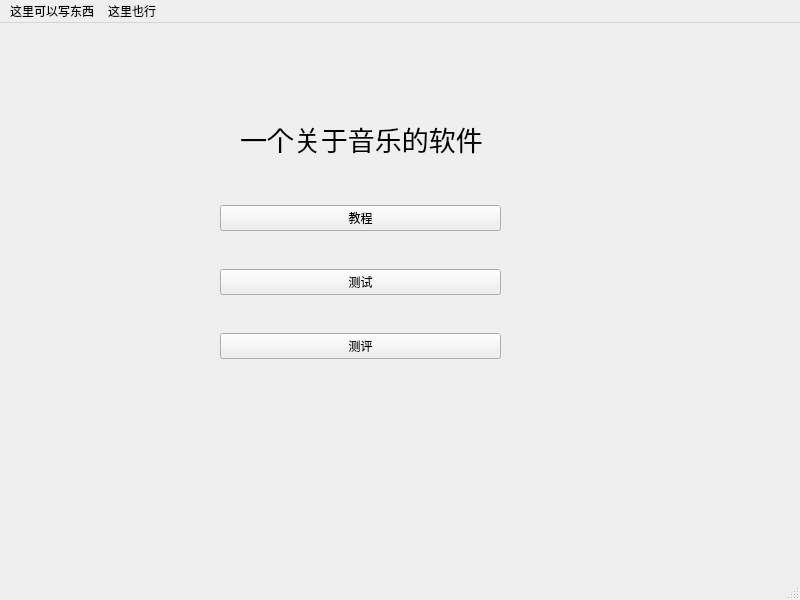
<?xml version="1.0" encoding="UTF-8"?>
<ui version="4.0">
 <class>MainMenu</class>
 <widget class="QMainWindow" name="MainMenu">
  <property name="geometry">
   <rect>
    <x>0</x>
    <y>0</y>
    <width>800</width>
    <height>600</height>
   </rect>
  </property>
  <property name="font">
   <font>
    <fontweight>Light</fontweight>
   </font>
  </property>
  <property name="windowTitle">
   <string>MainMenu</string>
  </property>
  <widget class="QWidget" name="centralwidget">
   <widget class="QLabel" name="main_title">
    <property name="geometry">
     <rect>
      <x>240</x>
      <y>80</y>
      <width>281</width>
      <height>71</height>
     </rect>
    </property>
    <property name="font">
     <font>
      <pointsize>20</pointsize>
      <italic>false</italic>
      <fontweight>ExtraBold</fontweight>
     </font>
    </property>
    <property name="text">
     <string>一个关于音乐的软件</string>
    </property>
    <property name="textFormat">
     <enum>Qt::AutoText</enum>
    </property>
   </widget>
   <widget class="QWidget" name="verticalLayoutWidget">
    <property name="geometry">
     <rect>
      <x>220</x>
      <y>150</y>
      <width>281</width>
      <height>221</height>
     </rect>
    </property>
    <layout class="QVBoxLayout" name="verticalLayout">
     <property name="sizeConstraint">
      <enum>QLayout::SetNoConstraint</enum>
     </property>
     <item>
      <widget class="QPushButton" name="btTutorial">
       <property name="sizePolicy">
        <sizepolicy hsizetype="Minimum" vsizetype="Maximum">
         <horstretch>0</horstretch>
         <verstretch>0</verstretch>
        </sizepolicy>
       </property>
       <property name="text">
        <string>教程</string>
       </property>
      </widget>
     </item>
     <item>
      <widget class="QPushButton" name="btTest">
       <property name="sizePolicy">
        <sizepolicy hsizetype="Minimum" vsizetype="Maximum">
         <horstretch>0</horstretch>
         <verstretch>0</verstretch>
        </sizepolicy>
       </property>
       <property name="text">
        <string>测试</string>
       </property>
      </widget>
     </item>
     <item>
      <widget class="QPushButton" name="btAssess">
       <property name="enabled">
        <bool>true</bool>
       </property>
       <property name="sizePolicy">
        <sizepolicy hsizetype="MinimumExpanding" vsizetype="Fixed">
         <horstretch>0</horstretch>
         <verstretch>0</verstretch>
        </sizepolicy>
       </property>
       <property name="text">
        <string>测评</string>
       </property>
      </widget>
     </item>
    </layout>
   </widget>
  </widget>
  <widget class="QMenuBar" name="menubar">
   <property name="geometry">
    <rect>
     <x>0</x>
     <y>0</y>
     <width>800</width>
     <height>21</height>
    </rect>
   </property>
   <widget class="QMenu" name="menu">
    <property name="title">
     <string>这里可以写东西</string>
    </property>
    <addaction name="actionsomething"/>
   </widget>
   <widget class="QMenu" name="menu_2">
    <property name="title">
     <string>这里也行</string>
    </property>
   </widget>
   <addaction name="menu"/>
   <addaction name="menu_2"/>
  </widget>
  <widget class="QStatusBar" name="statusbar"/>
  <action name="actionsomething">
   <property name="text">
    <string>someAction</string>
   </property>
  </action>
 </widget>
 <resources/>
 <connections/>
</ui>
